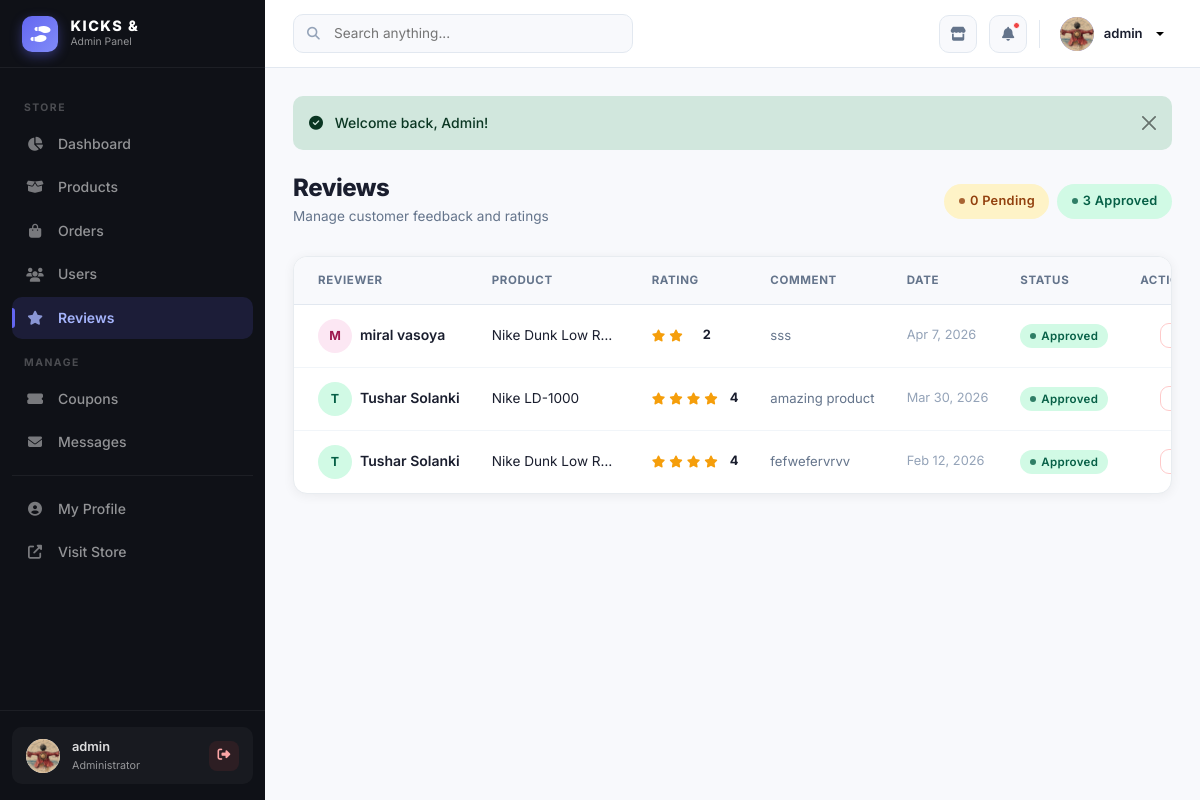
Screenshot of /admin/reviews.php (signed in) with the database file from the repository.
### tables this page shows
CREATE TABLE `reviews` (
  `id` int(11) NOT NULL AUTO_INCREMENT,
  `product_id` int(11) NOT NULL,
  `user_id` int(11) NOT NULL,
  `rating` int(11) NOT NULL CHECK (`rating` between 1 and 5),
  `comment` text DEFAULT NULL,
  `is_approved` tinyint(1) DEFAULT 0,
  `created_at` timestamp NOT NULL DEFAULT current_timestamp(),
  PRIMARY KEY (`id`),
  KEY `idx_product` (`product_id`),
  KEY `idx_user` (`user_id`),
  KEY `idx_approved` (`is_approved`),
  CONSTRAINT `reviews_ibfk_1` FOREIGN KEY (`product_id`) REFERENCES `products` (`id`) ON DELETE CASCADE,
  CONSTRAINT `reviews_ibfk_2` FOREIGN KEY (`user_id`) REFERENCES `users` (`id`) ON DELETE CASCADE
);

CREATE TABLE `users` (
  `id` int(11) NOT NULL AUTO_INCREMENT,
  `email` varchar(255) NOT NULL,
  `password` varchar(255) NOT NULL,
  `first_name` varchar(100) DEFAULT NULL,
  `last_name` varchar(100) DEFAULT NULL,
  `phone` varchar(20) DEFAULT NULL,
  `address` text DEFAULT NULL,
  `profile_photo` varchar(255) DEFAULT NULL,
  `role` enum('customer','admin') DEFAULT 'customer',
  `is_active` tinyint(1) DEFAULT 0,
  `activation_token` varchar(100) DEFAULT NULL,
  `reset_token` varchar(100) DEFAULT NULL,
  `reset_token_expiry` datetime DEFAULT NULL,
  `created_at` timestamp NOT NULL DEFAULT current_timestamp(),
  `updated_at` timestamp NOT NULL DEFAULT current_timestamp() ON UPDATE current_timestamp(),
  PRIMARY KEY (`id`),
  UNIQUE KEY `email` (`email`),
  KEY `idx_email` (`email`),
  KEY `idx_role` (`role`),
  KEY `idx_activation` (`activation_token`),
  KEY `idx_reset` (`reset_token`)
);

CREATE TABLE `products` (
  `id` int(11) NOT NULL AUTO_INCREMENT,
  `category_id` int(11) DEFAULT NULL,
  `name` varchar(255) NOT NULL,
  `slug` varchar(255) NOT NULL,
  `description` text DEFAULT NULL,
  `price` decimal(10,2) NOT NULL,
  `discount_price` decimal(10,2) DEFAULT NULL,
  `stock` int(11) DEFAULT 0,
  `image` varchar(255) DEFAULT NULL,
  `gallery` longtext DEFAULT NULL CHECK (json_valid(`gallery`)),
  `is_featured` tinyint(1) DEFAULT 0,
  `is_active` tinyint(1) DEFAULT 1,
  `created_at` timestamp NOT NULL DEFAULT current_timestamp(),
  `updated_at` timestamp NOT NULL DEFAULT current_timestamp() ON UPDATE current_timestamp(),
  PRIMARY KEY (`id`),
  UNIQUE KEY `slug` (`slug`),
  KEY `idx_category` (`category_id`),
  KEY `idx_featured` (`is_featured`),
  KEY `idx_slug` (`slug`),
  KEY `idx_active` (`is_active`),
  KEY `idx_is_active` (`is_active`),
  KEY `idx_category_active` (`category_id`,`is_active`),
  KEY `idx_stock` (`stock`),
  CONSTRAINT `products_ibfk_1` FOREIGN KEY (`category_id`) REFERENCES `categories` (`id`) ON DELETE SET NULL
);

### includes/db.php (called while the page is built, shortened)
<?php
class Database {
    private $pdo;
    private $stmt;
    public function __construct() {
        try {
            $dsn = "mysql:host=" . DB_HOST . ";dbname=" . DB_NAME . ";charset=utf8mb4";
            $options = [
                PDO::ATTR_ERRMODE => PDO::ERRMODE_EXCEPTION,
                PDO::ATTR_DEFAULT_FETCH_MODE => PDO::FETCH_ASSOC,
                PDO::ATTR_EMULATE_PREPARES => false,
            ];
            $this->pdo = new PDO($dsn, DB_USER, DB_PASS, $options);
        } catch (PDOException $e) {
            if (ENVIRONMENT === 'development') {
                die("Database connection failed: " . $e->getMessage());
            } else {
                die("Database connection failed. Please try again later.");
            }
        }
    }
    public function query($sql, $params = []) {
        try {
            $this->stmt = $this->pdo->prepare($sql);
            $this->stmt->execute($params);
            return $this->stmt;
        } catch (PDOException $e) {
            if (ENVIRONMENT === 'development') {
                throw new Exception("Query failed: " . $e->getMessage());
            } else {
                throw new Exception("Database operation failed.");
            }
        }
    }
    public function fetchAll($sql, $params = []) {
        $this->query($sql, $params);
        return $this->stmt->fetchAll();
    }
}

### admin/reviews.php (the view, shortened to what this page needs)
<?php
require_once '../includes/auth.php';
require_once '../includes/db.php';
$db = new Database();
$reviews = $db->fetchAll(
    "SELECT r.*, p.name as product_name, u.first_name, u.last_name
     FROM reviews r
     JOIN products p ON r.product_id = p.id
     JOIN users u ON r.user_id = u.id
     ORDER BY r.created_at DESC"
);
$pending_count  = count(array_filter($reviews, fn($r) => !$r['is_approved']));
$approved_count = count(array_filter($reviews, fn($r) => $r['is_approved']));
require_once 'includes/admin-header.php';
require_once 'includes/admin-sidebar.php';
?>
<div class="page-header d-flex flex-column flex-md-row justify-content-between align-items-start align-items-md-center gap-3">
    <div>
        <h1 class="page-title">Reviews</h1>
        <p class="page-subtitle">Manage customer feedback and ratings</p>
    </div>
    <div class="d-flex gap-2">
        <span class="status-badge badge-warning" style="padding:0.45rem 0.9rem;font-size:0.8rem;">
            <?= $pending_count ?> Pending
        </span>
        <span class="status-badge badge-success" style="padding:0.45rem 0.9rem;font-size:0.8rem;">
            <?= $approved_count ?> Approved
        </span>
    </div>
</div>
<div class="admin-card">
    <div class="table-responsive">
        <table class="admin-table">
            <thead>
                <tr>
                    <th>Reviewer</th>
                    <th>Product</th>
                    <th>Rating</th>
                    <th class="d-none d-lg-table-cell">Comment</th>
                    <th class="d-none d-md-table-cell">Date</th>
                    <th>Status</th>
                    <th class="text-end">Actions</th>
                </tr>
            </thead>
            <tbody>
                <?php if (empty($reviews)): ?>
                    <tr>
                        <td colspan="7" class="text-center py-5" style="color:var(--text-muted);">
                            <i class="fas fa-star fa-2x d-block mb-2 opacity-25"></i>
                            No reviews yet
                        </td>
                    </tr>
                <?php else: ?>
                    <?php foreach ($reviews as $review):
                        $initial = strtoupper(substr($review['first_name'], 0, 1));
                    ?>
                        <tr style="<?= !$review['is_approved'] ? 'background:#fffbeb;' : '' ?>">
                            <td>
                                <div class="d-flex align-items-center gap-2">
                                    <div class="rounded-circle d-flex align-items-center justify-content-center flex-shrink-0 avatar-<?= strtolower($initial) ?>"
                                         style="width:34px;height:34px;font-size:0.78rem;font-weight:700;">
                                        <?= $initial ?>
                                    </div>
                                    <div style="font-weight:600;font-size:0.875rem;white-space:nowrap;">
                                        <?= htmlspecialchars($review['first_name'] . ' ' . $review['last_name']) ?>
                                    </div>
                                </div>
                            </td>
                            <td style="font-size:0.85rem;max-width:160px;" class="text-truncate">
                                <?= htmlspecialchars($review['product_name']) ?>
                            </td>
                            <td>
                                <div class="d-flex align-items-center gap-1" style="color:#f59e0b;">
                                    <?php for ($i = 1; $i <= 5; $i++): ?>
                                        <i class="fas fa-star<?= $i <= $review['rating'] ? '' : '-o' ?>" style="font-size:0.75rem;<?= $i > $review['rating'] ? 'opacity:0.25;' : '' ?>"></i>
                                    <?php endfor; ?>
                                    <span style="font-size:0.8rem;font-weight:700;color:var(--text-primary);margin-left:4px;"><?= $review['rating'] ?></span>
                                </div>
                            </td>
                            <td class="d-none d-lg-table-cell" style="color:var(--text-secondary);font-size:0.82rem;max-width:240px;">
                                <span class="d-block text-truncate"><?= htmlspecialchars($review['comment']) ?></span>
                            </td>
                            <td class="d-none d-md-table-cell" style="font-size:0.8rem;color:var(--text-muted);white-space:nowrap;">
                                <?= date('M j, Y', strtotime($review['created_at'])) ?>
                            </td>
                            <td>
                                <span class="status-badge <?= $review['is_approved'] ? 'badge-success' : 'badge-warning' ?>">
                                    <?= $review['is_approved'] ? 'Approved' : 'Pending' ?>
                                </span>
                            </td>
                            <td class="text-end">
                                <div class="d-flex gap-2 justify-content-end">
                                    <form method="POST" class="d-inline" onsubmit="return confirm('Delete this review?')">
                                        <button type="submit" class="btn-danger-ghost" style="padding:0.35rem 0.75rem;font-size:0.78rem;" title="Delete">
                                        </button>
                                    </form>
                                </div>
                            </td>
                        </tr>
                    <?php endforeach; ?>
                <?php endif; ?>
            </tbody>
        </table>
    </div>
</div>
<?php require_once 'includes/admin-footer.php'; ?>

### admin/includes/admin-header.php (style rules this page uses)
:root { --sidebar-width: 265px; --header-height: 68px; --sidebar-bg: #0f1117; --sidebar-border: rgba(255,255,255,0.06); --sidebar-text: rgba(255,255,255,0.55); --sidebar-text-hover: rgba(255,255,255,0.9); --sidebar-active-bg: rgba(99,102,241,0.15); --sidebar-active-text: #a5b4fc; --sidebar-active-bar: #6366f1; --content-bg: #f8f9fc; --card-bg: #ffffff; --card-border: #e8ecf0; --card-radius: 14px; --card-shadow: 0 2px 12px rgba(0,0,0,0.06); --accent: #6366f1; --accent-light: #e0e7ff; --text-primary: #1a1e2e; --text-secondary: #64748b; --text-muted: #94a3b8; --border: #e2e8f0; --success: #10b981; --warning: #f59e0b; --danger: #ef4444; --info: #3b82f6; }
*, *::before, *::after { box-sizing: border-box; }
body { font-family: 'Inter', -apple-system, BlinkMacSystemFont, sans-serif; background: var(--content-bg); color: var(--text-primary); font-size: 0.925rem; line-height: 1.6; -webkit-font-smoothing: antialiased; }
.page-header { margin-bottom: 1.75rem; }
.page-title { font-size: 1.5rem; font-weight: 800; color: var(--text-primary); letter-spacing: -0.5px; margin: 0; line-height: 1.2; }
.page-subtitle { font-size: 0.85rem; color: var(--text-secondary); margin: 0.2rem 0 0; }
.admin-card { background: var(--card-bg); border: 1px solid var(--card-border); border-radius: var(--card-radius); box-shadow: var(--card-shadow); overflow: hidden; }
.admin-table { width: 100%; border-collapse: collapse; font-size: 0.875rem; }
.admin-table thead th { background: #f8f9fc; color: var(--text-secondary); font-size: 0.72rem; font-weight: 700; text-transform: uppercase; letter-spacing: 0.6px; padding: 0.875rem 1rem; border-bottom: 1px solid var(--border); white-space: nowrap; }
.admin-table thead th:first-child { padding-left: 1.5rem; border-radius: 0; }
.admin-table thead th:last-child { padding-right: 1.5rem; }
.admin-table tbody td { padding: 0.875rem 1rem; border-bottom: 1px solid #f1f5f9; vertical-align: middle; color: var(--text-primary); }
.admin-table tbody td:first-child { padding-left: 1.5rem; }
.admin-table tbody td:last-child { padding-right: 1.5rem; }
.admin-table tbody tr:last-child td { border-bottom: none; }
.admin-table tbody tr { transition: background 0.15s; }
.status-badge { display: inline-flex; align-items: center; gap: 5px; padding: 3px 10px; border-radius: 20px; font-size: 0.72rem; font-weight: 600; letter-spacing: 0.3px; }
.status-badge::before { content: ''; width: 6px; height: 6px; border-radius: 50%; background: currentColor; opacity: 0.8; }
.badge-success { background: #d1fae5; color: #065f46; }
.badge-warning { background: #fef3c7; color: #92400e; }
.btn-danger-ghost { background: transparent; color: var(--danger); border: 1.5px solid #fecaca; border-radius: 9px; padding: 0.4rem 0.9rem; font-size: 0.82rem; font-weight: 600; transition: all 0.18s; display: inline-flex; align-items: center; gap: 0.4rem; cursor: pointer; }
.avatar-m, .avatar-n, .avatar-o { background: #fce7f3; color: #9d174d; }
.avatar-s, .avatar-t, .avatar-u { background: #d1fae5; color: #065f46; }

### rows the page displays
reviews: user.first_name "M", user.last_name "miral vasoya", product.name "Nike Dunk Low R…", rating "2", comment "sss", created_at "Apr 7, 2026", is_approved "Approved"
reviews: user.first_name "T", user.last_name "Tushar Solanki", product.name "Nike LD-1000", rating "4", comment "amazing product", created_at "Mar 30, 2026", is_approved "Approved"
reviews: user.first_name "T", user.last_name "Tushar Solanki", product.name "Nike Dunk Low R…", rating "4", comment "fefwefervrvv", created_at "Feb 12, 2026", is_approved "Approved"

### other values shown
explode('@', $_SESSION['user_email'] ?? 'admin')[0] "admin"
getFlash('message') "Welcome back, Admin!"
$pending_count "0"
$approved_count "3"
